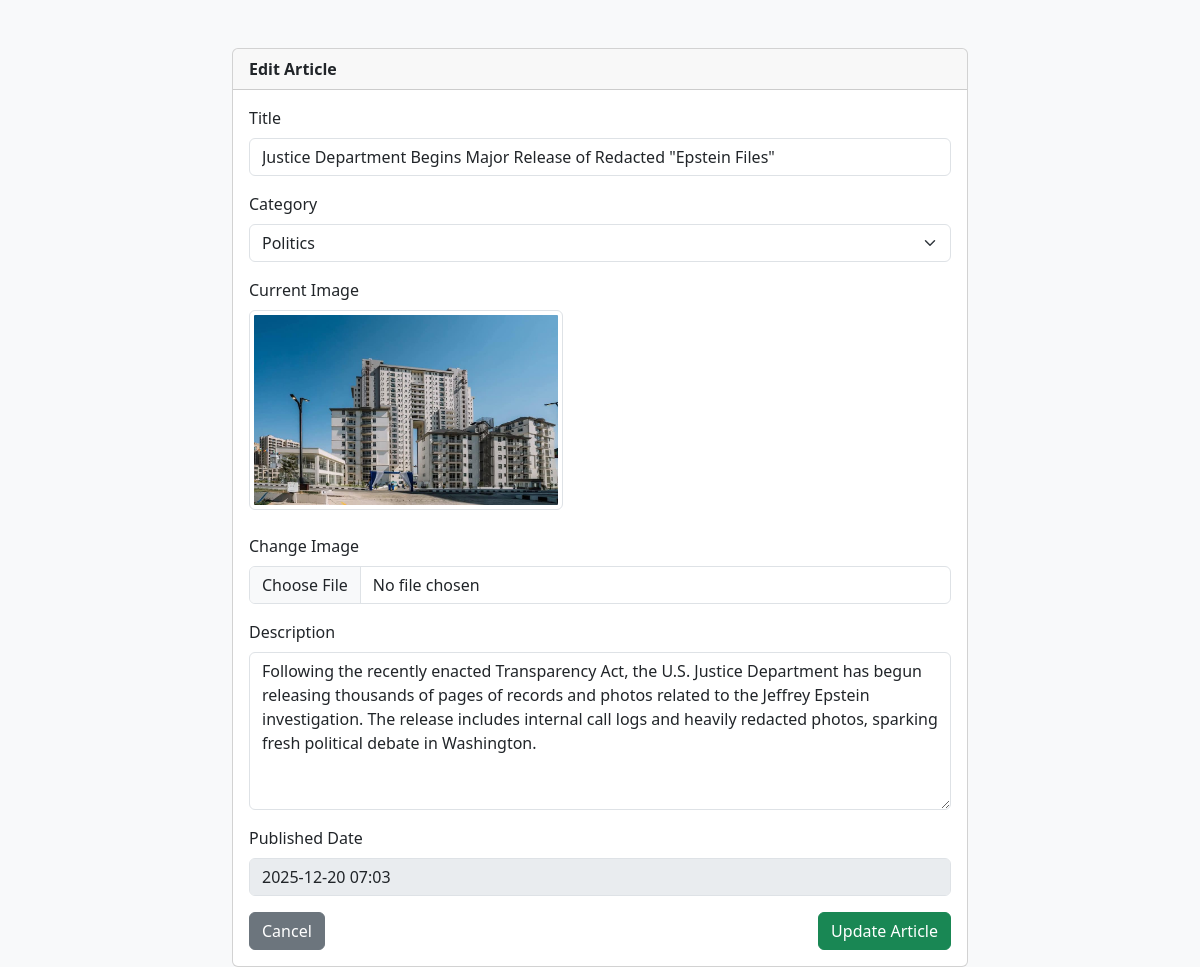
The page /article_edit/1/ on the database its author committed.
### News/models.py (models this page shows, shortened)
class Artciels(models.Model):
    title = models.CharField(max_length=450)
    image  = models.ImageField(blank=True)
    description = models.TextField()
    date  = models.DateTimeField(auto_now_add=True)
    visble  = models.BooleanField(default=True)
    news_category = models.ForeignKey(Category,
                                      on_delete=models.SET_NULL,
                                        null=True)

class Category(models.Model):
    name = models.CharField(max_length=500)

### News/views.py (the view, shortened to what this page needs)
# urls.py: path('article_edit/<int:news_id>/',article_edit, name="article_edit_url"),
def article_edit(request,news_id):
    news = Artciels.objects.get(id = news_id)
    categories = Category.objects.values('name','id')
    return render(request,'edit_news.html',{'article':news,'categories':categories})

### News/templates/edit_news.html (shortened to what this page needs)
<!DOCTYPE html>
<html lang="en">
<head>
    <link href="https://cdn.jsdelivr.net/npm/bootstrap@5.3.3/dist/css/bootstrap.min.css" rel="stylesheet">
</head>
<body class="bg-light">
<div class="container mt-5">
    <div class="row justify-content-center">
        <div class="col-lg-8">
            <div class="card">
                <div class="card-header fw-bold">
                    Edit Article
                </div>
                <div class="card-body">
                    <form method="post" action=" " enctype="multipart/form-data">
                        <div class="mb-3">
                            <label class="form-label">Title</label>
                            <input
                                type="text"
                                name="title"
                                class="form-control"
                                value="{{ article.title }}"
                                required>
                        </div>
                        <div class="mb-3">
                            <label class="form-label">Category</label>
                            <select name="news_category" class="form-select" required>
                                {% for cat in categories %}
                                    <option
                                        value="{{ cat.id }}"
                                        {% if article.news_category.id == cat.id %}selected{% endif %}>
                                        {{ cat.name }}
                                    </option>
                                {% endfor %}
                            </select>
                        </div>
                        {% if article.image %}
                        <div class="mb-3">
                            <label class="form-label d-block">Current Image</label>
                            <img
                                src="{{ article.image.url }}"
                                class="img-thumbnail mb-2"
                                style="max-height: 200px;">
                        </div>
                        {% endif %}
                        <div class="mb-3">
                            <label class="form-label">Change Image</label>
                            <input
                                type="file"
                                name="image"
                                class="form-control">
                        </div>
                        <div class="mb-3">
                            <label class="form-label">Description</label>
                            <textarea
                                name="description"
                                rows="6"
                                class="form-control"
                                required>{{ article.description }}</textarea>
                        </div>
                        <div class="mb-3">
                            <label class="form-label">Published Date</label>
                            <input
                                type="text"
                                class="form-control"
                                value="{{ article.date|date:'Y-m-d H:i' }}"
                                disabled>
                        </div>
                        <div class="d-flex justify-content-between">
                            <a href="/articles/" class="btn btn-secondary">
                                Cancel
                            </a>
                            <button type="submit" class="btn btn-success">
                                Update Article
                            </button>
                        </div>
                    </form>
                </div>
            </div>
        </div>
    </div>
</div>
</body>
</html>

### rows shown on the page
Artciels: title "Justice Department Begins Major Release of Redacted \"Epstein Files\"", news_category "Politics", image (picture), description "Following the recently enacted Transparency Act, the U.S. Justice Department has begun releasing thousands of pages of records and photos related to the Jeffrey Epstein investigation. The release includes internal call logs and heavily redacted photos, sparking fresh political debate in Washington.", date "2025-12-20 07:03"
